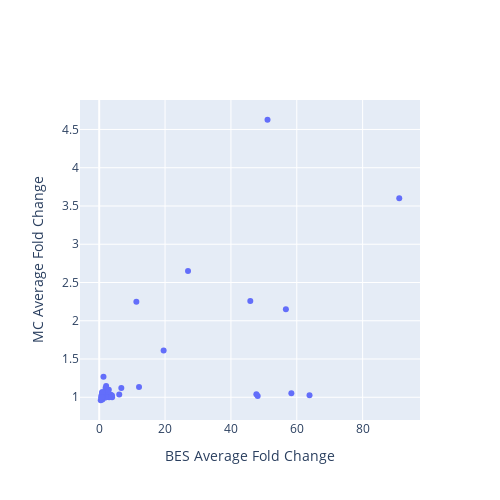

The cell this chart's notebook holds for it:
### Code cell
# MC MES array
from plotly.subplots import make_subplots
import plotly.graph_objects as go
import plotly.io as pio

fig = make_subplots(
    rows=1,
    cols=1,
    #subplot_titles=["MES vs Main VSG"],
)

scatter = go.Scatter(
    x=merge['BES'],
    y=merge['MC'],
    mode='markers',
    text=list(merge.index.values),
    hoverinfo='text',
    name='scatter',
    showlegend=False,
    # hovertemplate='%{text}'
)
fig.add_trace(scatter, row=1, col=1)

fig.update_layout(
    width=500,
    height=500,
    showlegend=False,
    hovermode='closest',
    xaxis_title="BES Average Fold Change",
    yaxis_title="MC Average Fold Change",
)

# Save as an exportable HTML file
pio.write_html(
    fig,
    file="vsgs_web_server/scatter_plots/BES_vs_MC.html",   # change path/name if you like
    include_plotlyjs="cdn",
    full_html=True,
    auto_open=False,
)
fig

### Figure 1 — Plotly figure (JSON) as saved in the notebook; plotly's stock layout.template omitted (floating-point values rounded to 4 significant figures)
{"data": [{"hoverinfo": "text", "mode": "markers", "name": "scatter", "showlegend": false, "text": ["BDF2_1_KO48", "BDF3_1_KO24", "BET151_1_Drug12h", "BET151_1_Drug24h", "BET151_1_Drug3h", "BET151_1_Drug48h", "BET151_1_Drug6h", "BET151_1_Drug72h", "CAF1b_1_RNAi24", "CFB2_1_RNAi9", "DFO_1_DFO", "DFO_1_DFOFe", "DFO_1_Fe", "DRBD18_1_RNAi12", "H1_1_RNAi96", "H3H4_1_KOH3", "H3H4_1_KOH3J", "H3H4_1_KOH4", "H3H4_1_KOH4J", "H3H4_1_KOJ2", "H3H4_2_KO48", "H3H4_3_KO48", "H3_1_KOH3", "H3_1_KOH3J", "H3_1_KOJ", "IPMK_1_RNAi36", "IPMK_2_RNAi36", "MCMBP_1_KO24", "MCMBP_1_KO48", "PIP5Pase_1_KO", "PIP5Pase_2_D360A_N362A", "PNUTS_1_RNAi48", "RBP10_1_RNAi24", "RBP10_2_RNAi24", "RBP10_3_RNAi24", "RBP33_1_RNAi48", "RBP42_1_KO24", "RBP42_1_KO48", "RBP42_1_KO72", "RNaseH1_1_KO", "RNaseH2A_1_RNAi24", "RNaseH2A_2_RNAi36", "SET27_1_KO", "SET27_1_sKO", "SNF2PH_1_RNAi48", "TFR_1_RNAi24", "TbATR_1_RNAi24", "TbATR_2_RNAi36", "TbESB1_1_RNAi24", "TbESB1_2_KO48", "TbESB1_3_OE24", "TbHAT_1_RNAi48HAT1", "TbHAT_1_RNAi48HAT2", "TbPP1one_1_RNAi24", "TbPP1seven_1_RNAi24", "TbRAP1_1_2SD", "TbRAP1_1_5A", "TbRAP1_1_KO", "TbRAP1_2_dMyb", "TbSAP_1_RNAi72", "VEX1_1_Oe72", "VEX1_2_RNAi72", "VEX1_4_RNAi24", "VEX1_5_RNAi48", "VEX1_6_RNAi72", "VEX1and2_1_RNAi24", "VEX1and2_1_RNAi48", "VEX2_1_RNAi24", "VEX2_1_RNAi48", "ZC3H28_1_RNAi10", "ZC3H28_1_RNAi14", "ZC3H28_1_RNAi16", "ZC3H28_1_RNAi24", "ZC3H40_1_RNAi72", "ZC3H5_2_RNAi12", "ZC3H5_3_RNAi12", "ZC3H5_4_RNAi12", "ZC3H5_5_RNAi12"], "type": "scatter", "x": [1.055, 2.459, 1.0, 0.8629, 1.077, 0.7574, 1.02, 0.851, 3.508, 1.02, 1.004, 1.003, 1.009, 0.9988, 3.919, 1.559, 2.919, 1.0, 1.045, 0.7822, 2.109, 1.94, 2.317, 2.084, 0.8907, 1.016, 1.0, 2.588, 6.715, 51.11, 11.29, 2.397, 1.08, 1.0, 0.9698, 1.299, 1.238, 0.8984, 0.8792, 1.045, 1.577, 1.641, 3.886, 2.021, 1.197, 1.253, 2.423, 12.09, 1.923, 0.6729, 3.02, 0.4706, 0.9664, 45.88, 0.7454, 26.97, 19.57, 56.69, 91.11, 2.707, 6.089, 2.065, 1.276, 1.681, 2.034, 63.86, 58.35, 48.13, 47.73, 0.9916, 0.9377, 0.9282, 0.9158, 1.97, 0.981, 0.9138, 0.9476, 0.6629], "xaxis": "x", "y": [1.0, 1.026, 1.0, 1.0, 1.0, 1.0, 1.0, 1.0, 1.033, 0.9932, 1.0, 1.0, 1.0, 1.0, 1.0, 1.017, 1.1, 1.0, 1.0, 1.0, 1.147, 1.12, 1.015, 1.041, 1.0, 1.0, 1.0, 1.002, 1.122, 4.627, 2.25, 1.071, 1.0, 1.0, 1.0, 1.269, 1.002, 1.005, 1.066, 1.0, 1.0, 1.065, 1.023, 1.0, 1.0, 1.0, 1.017, 1.133, 1.012, 1.022, 0.9989, 0.9611, 0.9709, 2.257, 0.9907, 2.651, 1.612, 2.149, 3.6, 1.065, 1.037, 1.025, 1.0, 1.0, 1.0, 1.027, 1.051, 1.018, 1.038, 0.9889, 1.028, 1.003, 0.9806, 1.001, 1.066, 1.0, 1.0, 1.0], "yaxis": "y"}], "layout": {"height": 500, "hovermode": "closest", "showlegend": false, "width": 500, "xaxis": {"anchor": "y", "domain": [0, 1], "title": {"text": "BES Average Fold Change"}}, "yaxis": {"anchor": "x", "domain": [0, 1], "title": {"text": "MC Average Fold Change"}}}}
